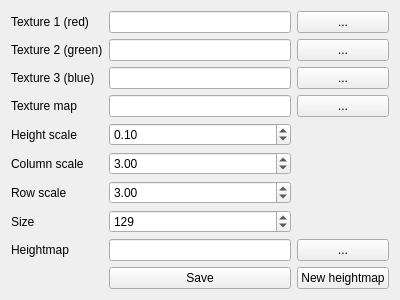
<?xml version="1.0" encoding="UTF-8"?>
<ui version="4.0">
 <class>TerrainEditDialog</class>
 <widget class="QWidget" name="TerrainEditDialog">
  <property name="geometry">
   <rect>
    <x>0</x>
    <y>0</y>
    <width>400</width>
    <height>300</height>
   </rect>
  </property>
  <property name="windowTitle">
   <string>Form</string>
  </property>
  <layout class="QGridLayout" name="gridLayout">
   <item row="8" column="1">
    <widget class="QSpinBox" name="size">
     <property name="maximum">
      <number>9999</number>
     </property>
     <property name="value">
      <number>129</number>
     </property>
    </widget>
   </item>
   <item row="9" column="1">
    <widget class="QLineEdit" name="heightmap"/>
   </item>
   <item row="9" column="0">
    <widget class="QLabel" name="label_9">
     <property name="text">
      <string>Heightmap</string>
     </property>
    </widget>
   </item>
   <item row="0" column="2">
    <widget class="QPushButton" name="pushButton">
     <property name="text">
      <string>...</string>
     </property>
    </widget>
   </item>
   <item row="0" column="1">
    <widget class="QLineEdit" name="texture1"/>
   </item>
   <item row="0" column="0">
    <widget class="QLabel" name="label">
     <property name="text">
      <string>Texture 1 (red)</string>
     </property>
    </widget>
   </item>
   <item row="7" column="1">
    <widget class="QDoubleSpinBox" name="rowScale">
     <property name="value">
      <double>3.000000000000000</double>
     </property>
    </widget>
   </item>
   <item row="4" column="0">
    <widget class="QLabel" name="label_4">
     <property name="text">
      <string>Texture map</string>
     </property>
    </widget>
   </item>
   <item row="8" column="0">
    <widget class="QLabel" name="label_8">
     <property name="text">
      <string>Size</string>
     </property>
    </widget>
   </item>
   <item row="5" column="0">
    <widget class="QLabel" name="label_5">
     <property name="text">
      <string>Height scale</string>
     </property>
    </widget>
   </item>
   <item row="7" column="0">
    <widget class="QLabel" name="label_7">
     <property name="text">
      <string>Row scale</string>
     </property>
    </widget>
   </item>
   <item row="2" column="1">
    <widget class="QLineEdit" name="texture2"/>
   </item>
   <item row="6" column="1">
    <widget class="QDoubleSpinBox" name="columnScale">
     <property name="value">
      <double>3.000000000000000</double>
     </property>
    </widget>
   </item>
   <item row="5" column="1">
    <widget class="QDoubleSpinBox" name="heightScale">
     <property name="value">
      <double>0.100000000000000</double>
     </property>
    </widget>
   </item>
   <item row="2" column="0">
    <widget class="QLabel" name="label_2">
     <property name="text">
      <string>Texture 2 (green)</string>
     </property>
    </widget>
   </item>
   <item row="3" column="1">
    <widget class="QLineEdit" name="texture3"/>
   </item>
   <item row="3" column="0">
    <widget class="QLabel" name="label_3">
     <property name="text">
      <string>Texture 3 (blue)</string>
     </property>
    </widget>
   </item>
   <item row="4" column="1">
    <widget class="QLineEdit" name="textureMap"/>
   </item>
   <item row="6" column="0">
    <widget class="QLabel" name="label_6">
     <property name="text">
      <string>Column scale</string>
     </property>
    </widget>
   </item>
   <item row="2" column="2">
    <widget class="QPushButton" name="pushButton_2">
     <property name="text">
      <string>...</string>
     </property>
    </widget>
   </item>
   <item row="3" column="2">
    <widget class="QPushButton" name="pushButton_3">
     <property name="text">
      <string>...</string>
     </property>
    </widget>
   </item>
   <item row="4" column="2">
    <widget class="QPushButton" name="pushButton_4">
     <property name="text">
      <string>...</string>
     </property>
    </widget>
   </item>
   <item row="9" column="2">
    <widget class="QPushButton" name="pushButton_5">
     <property name="text">
      <string>...</string>
     </property>
    </widget>
   </item>
   <item row="10" column="1">
    <widget class="QPushButton" name="pushButton_6">
     <property name="text">
      <string>Save</string>
     </property>
    </widget>
   </item>
   <item row="10" column="2">
    <widget class="QPushButton" name="pushButton_7">
     <property name="text">
      <string>New heightmap</string>
     </property>
    </widget>
   </item>
  </layout>
 </widget>
 <resources/>
 <connections>
  <connection>
   <sender>pushButton</sender>
   <signal>clicked()</signal>
   <receiver>TerrainEditDialog</receiver>
   <slot>onTex1Pick()</slot>
   <hints>
    <hint type="sourcelabel">
     <x>341</x>
     <y>20</y>
    </hint>
    <hint type="destinationlabel">
     <x>320</x>
     <y>5</y>
    </hint>
   </hints>
  </connection>
  <connection>
   <sender>pushButton_2</sender>
   <signal>clicked()</signal>
   <receiver>TerrainEditDialog</receiver>
   <slot>onTex2Pick()</slot>
   <hints>
    <hint type="sourcelabel">
     <x>383</x>
     <y>59</y>
    </hint>
    <hint type="destinationlabel">
     <x>396</x>
     <y>59</y>
    </hint>
   </hints>
  </connection>
  <connection>
   <sender>pushButton_3</sender>
   <signal>clicked()</signal>
   <receiver>TerrainEditDialog</receiver>
   <slot>onTex3Pick()</slot>
   <hints>
    <hint type="sourcelabel">
     <x>383</x>
     <y>89</y>
    </hint>
    <hint type="destinationlabel">
     <x>392</x>
     <y>161</y>
    </hint>
   </hints>
  </connection>
  <connection>
   <sender>pushButton_4</sender>
   <signal>clicked()</signal>
   <receiver>TerrainEditDialog</receiver>
   <slot>onTexMapPick()</slot>
   <hints>
    <hint type="sourcelabel">
     <x>351</x>
     <y>118</y>
    </hint>
    <hint type="destinationlabel">
     <x>347</x>
     <y>170</y>
    </hint>
   </hints>
  </connection>
  <connection>
   <sender>pushButton_5</sender>
   <signal>clicked()</signal>
   <receiver>TerrainEditDialog</receiver>
   <slot>onHeightmapPick()</slot>
   <hints>
    <hint type="sourcelabel">
     <x>372</x>
     <y>246</y>
    </hint>
    <hint type="destinationlabel">
     <x>351</x>
     <y>292</y>
    </hint>
   </hints>
  </connection>
  <connection>
   <sender>pushButton_6</sender>
   <signal>clicked()</signal>
   <receiver>TerrainEditDialog</receiver>
   <slot>onSave()</slot>
   <hints>
    <hint type="sourcelabel">
     <x>219</x>
     <y>264</y>
    </hint>
    <hint type="destinationlabel">
     <x>69</x>
     <y>282</y>
    </hint>
   </hints>
  </connection>
  <connection>
   <sender>pushButton_7</sender>
   <signal>clicked()</signal>
   <receiver>TerrainEditDialog</receiver>
   <slot>onNewHeightmap()</slot>
   <hints>
    <hint type="sourcelabel">
     <x>374</x>
     <y>277</y>
    </hint>
    <hint type="destinationlabel">
     <x>384</x>
     <y>292</y>
    </hint>
   </hints>
  </connection>
 </connections>
 <slots>
  <slot>onTex1Pick()</slot>
  <slot>onTex2Pick()</slot>
  <slot>onTex3Pick()</slot>
  <slot>onTexMapPick()</slot>
  <slot>onHeightmapPick()</slot>
  <slot>onSave()</slot>
  <slot>onNewHeightmap()</slot>
 </slots>
</ui>
